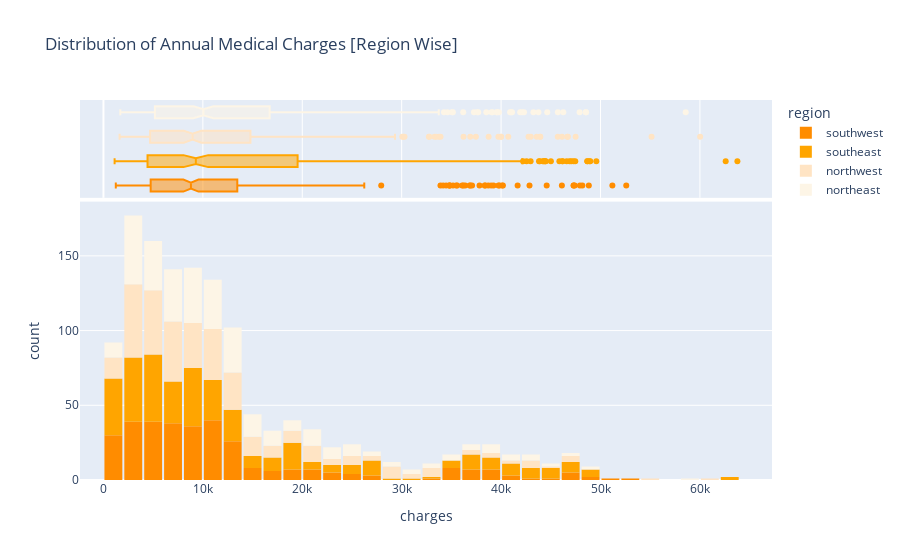

Notebook cell for this chart:
### Code cell
charge_fig = px.histogram(insurance_df, x = 'charges', marginal = 'box', color = 'region', color_discrete_sequence=['darkorange', 'orange', 'bisque', 'oldlace'] ,title = 'Distribution of Annual Medical Charges [Region Wise]')
charge_fig.update_layout(bargap = 0.1);
charge_fig

### Figure 1 — Plotly figure (JSON) as saved in the notebook; plotly's stock layout.template omitted (floating-point values rounded to 4 significant figures; data arrays with more than 128 entries replaced by an {"elided": "..."} marker saying what was removed)
{"data": [{"alignmentgroup": "True", "bingroup": "x", "hovertemplate": "region=southwest<br>charges=%{x}<br>count=%{y}<extra></extra>", "legendgroup": "southwest", "marker": {"color": "darkorange", "pattern": {"shape": ""}}, "name": "southwest", "offsetgroup": "southwest", "orientation": "v", "showlegend": true, "type": "histogram", "x": {"elided": "325 float values"}, "xaxis": "x", "yaxis": "y"}, {"alignmentgroup": "True", "hovertemplate": "region=southwest<br>charges=%{x}<extra></extra>", "legendgroup": "southwest", "marker": {"color": "darkorange"}, "name": "southwest", "notched": true, "offsetgroup": "southwest", "showlegend": false, "type": "box", "x": {"elided": "325 float values"}, "xaxis": "x2", "yaxis": "y2"}, {"alignmentgroup": "True", "bingroup": "x", "hovertemplate": "region=southeast<br>charges=%{x}<br>count=%{y}<extra></extra>", "legendgroup": "southeast", "marker": {"color": "orange", "pattern": {"shape": ""}}, "name": "southeast", "offsetgroup": "southeast", "orientation": "v", "showlegend": true, "type": "histogram", "x": {"elided": "364 float values"}, "xaxis": "x", "yaxis": "y"}, {"alignmentgroup": "True", "hovertemplate": "region=southeast<br>charges=%{x}<extra></extra>", "legendgroup": "southeast", "marker": {"color": "orange"}, "name": "southeast", "notched": true, "offsetgroup": "southeast", "showlegend": false, "type": "box", "x": {"elided": "364 float values"}, "xaxis": "x2", "yaxis": "y2"}, {"alignmentgroup": "True", "bingroup": "x", "hovertemplate": "region=northwest<br>charges=%{x}<br>count=%{y}<extra></extra>", "legendgroup": "northwest", "marker": {"color": "bisque", "pattern": {"shape": ""}}, "name": "northwest", "offsetgroup": "northwest", "orientation": "v", "showlegend": true, "type": "histogram", "x": {"elided": "325 float values"}, "xaxis": "x", "yaxis": "y"}, {"alignmentgroup": "True", "hovertemplate": "region=northwest<br>charges=%{x}<extra></extra>", "legendgroup": "northwest", "marker": {"color": "bisque"}, "name": "northwest", "notched": true, "offsetgroup": "northwest", "showlegend": false, "type": "box", "x": {"elided": "325 float values"}, "xaxis": "x2", "yaxis": "y2"}, {"alignmentgroup": "True", "bingroup": "x", "hovertemplate": "region=northeast<br>charges=%{x}<br>count=%{y}<extra></extra>", "legendgroup": "northeast", "marker": {"color": "oldlace", "pattern": {"shape": ""}}, "name": "northeast", "offsetgroup": "northeast", "orientation": "v", "showlegend": true, "type": "histogram", "x": {"elided": "324 float values"}, "xaxis": "x", "yaxis": "y"}, {"alignmentgroup": "True", "hovertemplate": "region=northeast<br>charges=%{x}<extra></extra>", "legendgroup": "northeast", "marker": {"color": "oldlace"}, "name": "northeast", "notched": true, "offsetgroup": "northeast", "showlegend": false, "type": "box", "x": {"elided": "324 float values"}, "xaxis": "x2", "yaxis": "y2"}], "layout": {"bargap": 0.1, "barmode": "relative", "legend": {"title": {"text": "region"}, "tracegroupgap": 0}, "title": {"text": "Distribution of Annual Medical Charges [Region Wise]"}, "xaxis": {"anchor": "y", "domain": [0, 1], "title": {"text": "charges"}}, "xaxis2": {"anchor": "y2", "domain": [0, 1], "matches": "x", "showgrid": true, "showticklabels": false}, "yaxis": {"anchor": "x", "domain": [0, 0.7326], "title": {"text": "count"}}, "yaxis2": {"anchor": "x2", "domain": [0.7426, 1], "matches": "y2", "showgrid": false, "showline": false, "showticklabels": false, "ticks": ""}}}
